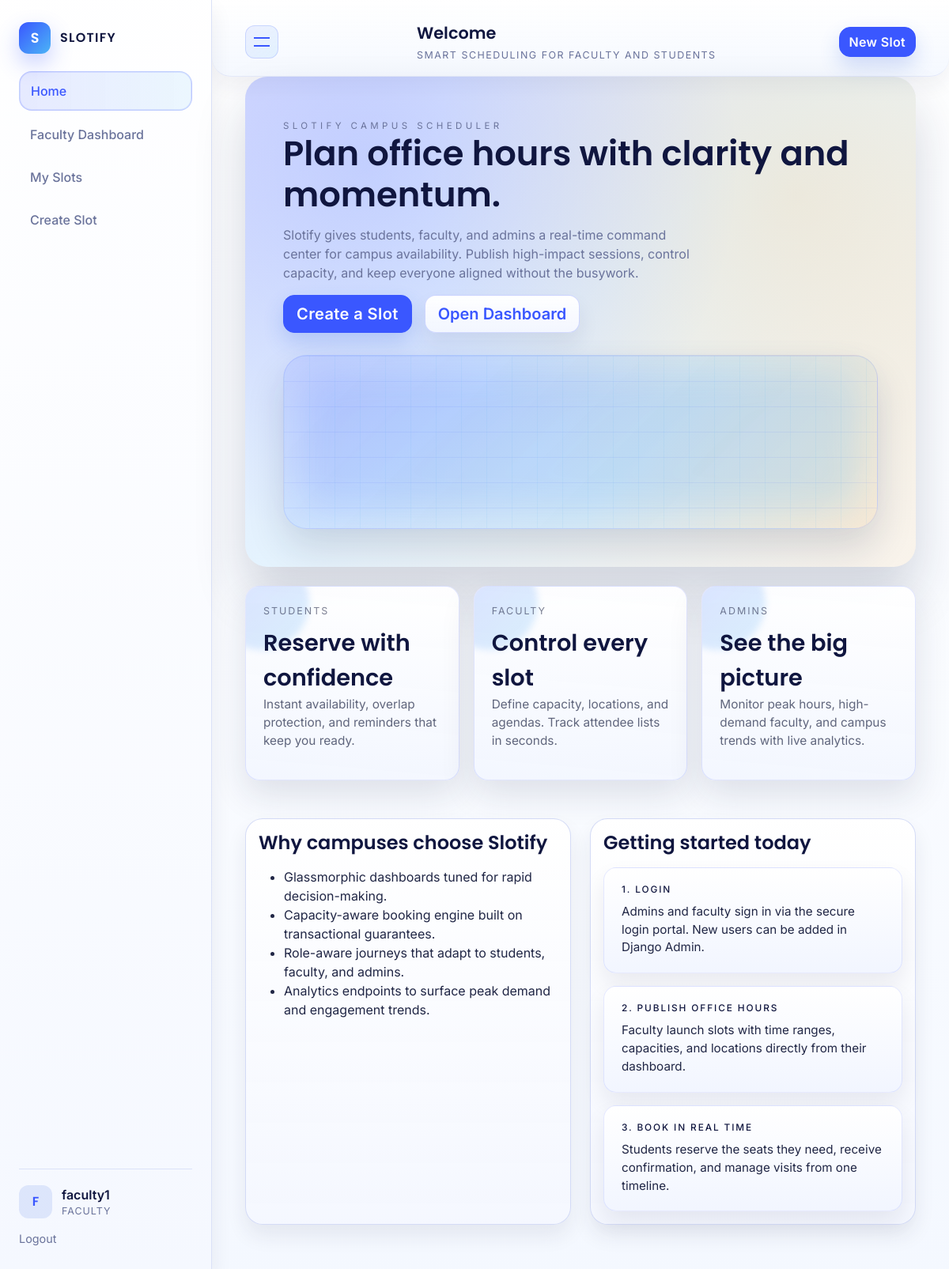
Screenshot of / (signed in) with the database file from the repository.
### accounts/models.py (models this page shows, shortened)
class User(AbstractUser):
    class Role(models.TextChoices):
        STUDENT = "STUDENT", "Student"
        FACULTY = "FACULTY", "Faculty"
        ADMIN = "ADMIN", "Admin"
    role = models.CharField(
        max_length=20,
        choices=Role.choices,
        default=Role.STUDENT,
    )
    department = models.CharField(max_length=100, blank=True)
    def is_student(self) -> bool:
        return self.role == self.Role.STUDENT
    def is_faculty(self) -> bool:
        return self.role == self.Role.FACULTY

### accounts/views.py (the view)
# urls.py: path("", HomeView.as_view(), name="home"),
class HomeView(View):
    def get(self, request):
        return render(request, "home.html")

### templates/home.html
{% extends "base.html" %}
{% block page_title %}Welcome{% endblock %}
{% block content %}
<section class="slotify-hero card border-0 mb-4">
  <div>
    <span class="slotify-eyebrow">Slotify Campus Scheduler</span>
    <h1 class="slotify-hero-title">Plan office hours with clarity and momentum.</h1>
    <p class="slotify-hero-copy">
      Slotify gives students, faculty, and admins a real-time command center for campus availability. Publish high-impact sessions,
      control capacity, and keep everyone aligned without the busywork.
    </p>
    <div class="slotify-hero-actions">
      {% if user.is_authenticated %}
        {% if user.is_faculty %}
          <a href="{% url 'faculty_slot_create' %}" class="btn btn-primary btn-lg">Create a Slot</a>
          <a href="{% url 'faculty_dashboard' %}" class="btn btn-outline-secondary btn-lg">Open Dashboard</a>
        {% elif user.is_student %}
          <a href="{% url 'faculty_list' %}" class="btn btn-primary btn-lg">Browse Faculty</a>
          <a href="{% url 'student_dashboard' %}" class="btn btn-outline-secondary btn-lg">My Dashboard</a>
        {% else %}
          <a href="{% url 'analytics_dashboard' %}" class="btn btn-primary btn-lg">View Analytics</a>
          <a href="/admin/" class="btn btn-outline-secondary btn-lg">Go to Admin</a>
        {% endif %}
      {% else %}
        <a href="{% url 'login' %}" class="btn btn-primary btn-lg">Login to Book</a>
        <a href="#how-it-works" class="btn btn-outline-secondary btn-lg">How Slotify Helps</a>
      {% endif %}
    </div>
  </div>
  <div class="slotify-hero-visual">
    <div class="slotify-hero-grid"></div>
    <div class="slotify-hero-pulse"></div>
  </div>
</section>
<section class="slotify-stats-grid mb-5" id="how-it-works">
  <article class="slotify-stat-card">
    <div class="slotify-stat-label">Students</div>
    <div class="slotify-stat-value">Reserve with confidence</div>
    <p class="slotify-stat-meta">Instant availability, overlap protection, and reminders that keep you ready.</p>
  </article>
  <article class="slotify-stat-card">
    <div class="slotify-stat-label">Faculty</div>
    <div class="slotify-stat-value">Control every slot</div>
    <p class="slotify-stat-meta">Define capacity, locations, and agendas. Track attendee lists in seconds.</p>
  </article>
  <article class="slotify-stat-card">
    <div class="slotify-stat-label">Admins</div>
    <div class="slotify-stat-value">See the big picture</div>
    <p class="slotify-stat-meta">Monitor peak hours, high-demand faculty, and campus trends with live analytics.</p>
  </article>
</section>
<div class="row g-4 align-items-stretch">
  <div class="col-lg-6">
    <div class="card h-100 slotify-list-card">
      <div class="card-body">
        <h2 class="card-title h4 mb-3">Why campuses choose Slotify</h2>
        <ul>
          <li>Glassmorphic dashboards tuned for rapid decision-making.</li>
          <li>Capacity-aware booking engine built on transactional guarantees.</li>
          <li>Role-aware journeys that adapt to students, faculty, and admins.</li>
          <li>Analytics endpoints to surface peak demand and engagement trends.</li>
        </ul>
      </div>
    </div>
  </div>
  <div class="col-lg-6">
    <div class="card h-100">
      <div class="card-body">
        <h2 class="card-title h4 mb-3">Getting started today</h2>
        <div class="d-grid gap-3">
          <div class="slotify-step-card">
            <h3>1. Login</h3>
            <p>Admins and faculty sign in via the secure login portal. New users can be added in Django Admin.</p>
          </div>
          <div class="slotify-step-card">
            <h3>2. Publish office hours</h3>
            <p>Faculty launch slots with time ranges, capacities, and locations directly from their dashboard.</p>
          </div>
          <div class="slotify-step-card">
            <h3>3. Book in real time</h3>
            <p>Students reserve the seats they need, receive confirmation, and manage visits from one timeline.</p>
          </div>
        </div>
      </div>
    </div>
  </div>
</div>
{% endblock %}

### templates/base.html (shortened to what this page needs)
{% load static %}
<!DOCTYPE html>
<html lang="en">
  <head>
    <link rel="stylesheet" href="https://cdn.jsdelivr.net/npm/bootstrap@5.3.2/dist/css/bootstrap.min.css" />
    <link rel="stylesheet" href="{% static 'css/slotify-modern.css' %}" />
  </head>
  <body class="slotify-body">
    <div class="slotify-layout">
      <aside class="slotify-sidebar" id="slotifySidebar">
        <a class="slotify-brand" href="/">
          <span class="slotify-mark">S</span>
          <span class="slotify-word">Slotify</span>
        </a>
        <nav class="slotify-nav" aria-label="Primary">
          <div class="slotify-nav-list">
            <a class="slotify-nav-link {% if request.path == '/' %}is-active{% endif %}" href="/">
              <span class="slotify-nav-text">Home</span>
            </a>
            {% if user.is_authenticated %}
              {% if user.is_student %}
                <a class="slotify-nav-link {% if 'student/dashboard' in request.path %}is-active{% endif %}" href="{% url 'student_dashboard' %}">
                  <span class="slotify-nav-text">Student Dashboard</span>
                </a>
                <a class="slotify-nav-link {% if 'student/faculties' in request.path or 'faculty_list' in request.path %}is-active{% endif %}" href="{% url 'faculty_list' %}">
                  <span class="slotify-nav-text">Browse Faculty</span>
                </a>
                <a class="slotify-nav-link {% if 'student/bookings' in request.path %}is-active{% endif %}" href="{% url 'student_bookings_list' %}">
                  <span class="slotify-nav-text">My Bookings</span>
                </a>
              {% elif user.is_faculty %}
                <a class="slotify-nav-link {% if 'faculty/dashboard' in request.path %}is-active{% endif %}" href="{% url 'faculty_dashboard' %}">
                  <span class="slotify-nav-text">Faculty Dashboard</span>
                </a>
                <a class="slotify-nav-link {% if 'faculty/slots' in request.path %}is-active{% endif %}" href="{% url 'faculty_slots_list' %}">
                  <span class="slotify-nav-text">My Slots</span>
                </a>
                <a class="slotify-nav-link {% if 'faculty/slots/new' in request.path %}is-active{% endif %}" href="{% url 'faculty_slot_create' %}">
                  <span class="slotify-nav-text">Create Slot</span>
                </a>
              {% endif %}
            {% else %}
              <a class="slotify-nav-link {% if 'login' in request.path %}is-active{% endif %}" href="{% url 'login' %}">
                <span class="slotify-nav-text">Login</span>
              </a>
            {% endif %}
          </div>
        </nav>
        {% if user.is_authenticated %}
          <div class="slotify-sidebar-footer">
            <div class="slotify-user-chip">
              <div class="slotify-avatar">{{ user.username|first|upper }}</div>
              <div>
                <div class="slotify-user-name">{{ user.username }}</div>
                <div class="slotify-user-role">{{ user.get_role_display }}</div>
              </div>
            </div>
            <a class="slotify-logout" href="{% url 'logout' %}">Logout</a>
          </div>
        {% endif %}
      </aside>
      <div class="slotify-main">
        <header class="slotify-topbar">
          <button class="slotify-toggle" id="slotifySidebarToggle" type="button" aria-label="Toggle navigation"></button>
          <div class="slotify-topbar-meta">
            <span class="slotify-topbar-title">{% block page_title %}Slotify Command{% endblock %}</span>
            <span class="slotify-topbar-subtitle">Smart scheduling for faculty and students</span>
          </div>
          {% if user.is_authenticated %}
            <div class="slotify-top-actions">
              {% if user.is_faculty %}
                <a class="btn btn-primary" href="{% url 'faculty_slot_create' %}">New Slot</a>
              {% elif user.is_student %}
                <a class="btn btn-primary" href="{% url 'faculty_list' %}">Book Slot</a>
              {% else %}
                <a class="btn btn-primary" href="{% url 'analytics_dashboard' %}">View Insights</a>
              {% endif %}
            </div>
          {% endif %}
        </header>
        <main class="slotify-content">
          {% block content %}{% endblock %}
        </main>
      </div>
    </div>
  </body>
</html>

### rows the page displays
User: username|first "F", username "faculty1", role "FACULTY"
